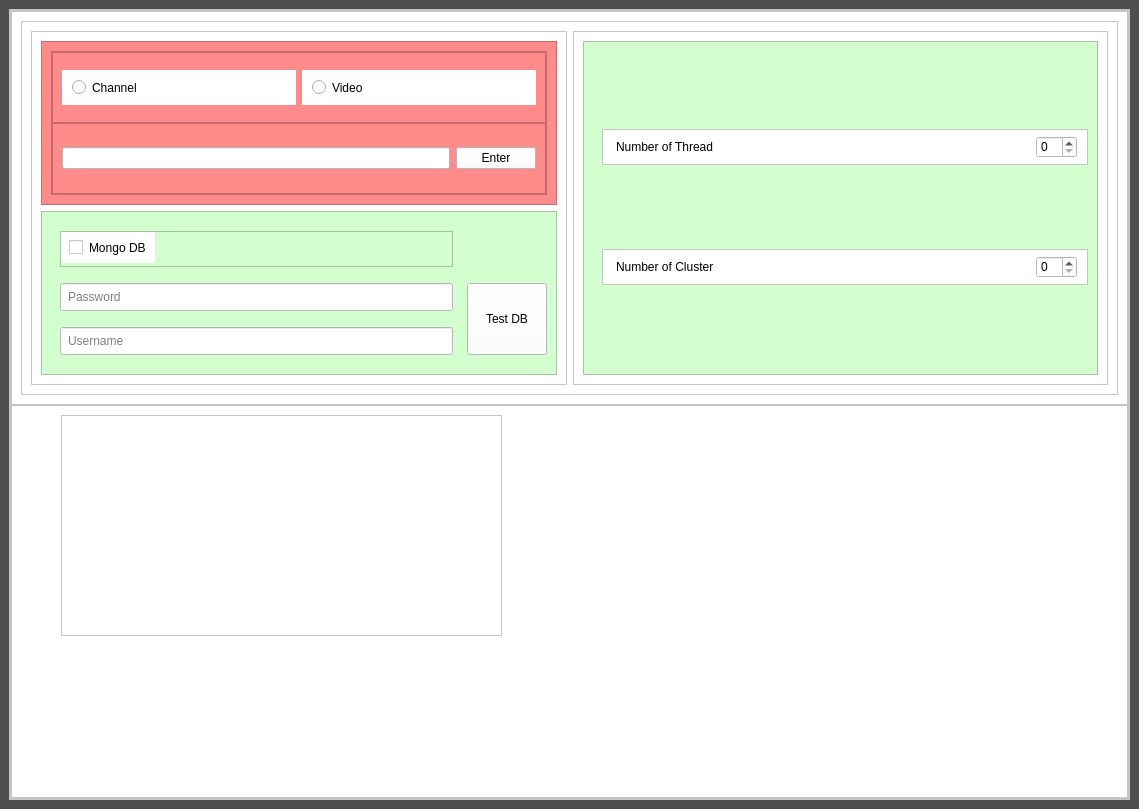
<?xml version="1.0" encoding="UTF-8"?>
<ui version="4.0">
 <class>MainWindow</class>
 <widget class="QMainWindow" name="MainWindow">
  <property name="geometry">
   <rect>
    <x>0</x>
    <y>0</y>
    <width>1139</width>
    <height>809</height>
   </rect>
  </property>
  <property name="windowTitle">
   <string>MainWindow</string>
  </property>
  <property name="styleSheet">
   <string notr="true">background:  rgb(79, 79, 79);</string>
  </property>
  <widget class="QWidget" name="centralwidget">
   <layout class="QVBoxLayout" name="verticalLayout">
    <property name="spacing">
     <number>0</number>
    </property>
    <property name="leftMargin">
     <number>9</number>
    </property>
    <item>
     <widget class="QFrame" name="frame">
      <property name="styleSheet">
       <string notr="true">background: white;</string>
      </property>
      <property name="frameShape">
       <enum>QFrame::StyledPanel</enum>
      </property>
      <property name="frameShadow">
       <enum>QFrame::Raised</enum>
      </property>
      <layout class="QHBoxLayout" name="horizontalLayout">
       <property name="spacing">
        <number>0</number>
       </property>
       <property name="leftMargin">
        <number>0</number>
       </property>
       <property name="topMargin">
        <number>0</number>
       </property>
       <property name="rightMargin">
        <number>0</number>
       </property>
       <property name="bottomMargin">
        <number>0</number>
       </property>
       <item>
        <widget class="QFrame" name="frame_2">
         <property name="frameShape">
          <enum>QFrame::StyledPanel</enum>
         </property>
         <property name="frameShadow">
          <enum>QFrame::Raised</enum>
         </property>
         <property name="lineWidth">
          <number>0</number>
         </property>
         <layout class="QVBoxLayout" name="verticalLayout_2" stretch="0,0">
          <property name="spacing">
           <number>0</number>
          </property>
          <property name="leftMargin">
           <number>0</number>
          </property>
          <property name="topMargin">
           <number>0</number>
          </property>
          <property name="rightMargin">
           <number>0</number>
          </property>
          <property name="bottomMargin">
           <number>0</number>
          </property>
          <item>
           <widget class="QFrame" name="frame_3">
            <property name="frameShape">
             <enum>QFrame::StyledPanel</enum>
            </property>
            <property name="frameShadow">
             <enum>QFrame::Raised</enum>
            </property>
            <layout class="QHBoxLayout" name="horizontalLayout_2" stretch="1">
             <item>
              <widget class="QFrame" name="frame_6">
               <property name="frameShape">
                <enum>QFrame::StyledPanel</enum>
               </property>
               <property name="frameShadow">
                <enum>QFrame::Raised</enum>
               </property>
               <layout class="QHBoxLayout" name="horizontalLayout_5" stretch="1,1">
                <item>
                 <widget class="QFrame" name="frame_5">
                  <property name="maximumSize">
                   <size>
                    <width>600</width>
                    <height>400</height>
                   </size>
                  </property>
                  <property name="frameShape">
                   <enum>QFrame::StyledPanel</enum>
                  </property>
                  <property name="frameShadow">
                   <enum>QFrame::Raised</enum>
                  </property>
                  <layout class="QVBoxLayout" name="verticalLayout_3" stretch="0,0">
                   <item>
                    <widget class="QFrame" name="frame_12">
                     <property name="styleSheet">
                      <string notr="true">background-color: rgb(255, 139, 139);</string>
                     </property>
                     <property name="frameShape">
                      <enum>QFrame::StyledPanel</enum>
                     </property>
                     <property name="frameShadow">
                      <enum>QFrame::Raised</enum>
                     </property>
                     <layout class="QHBoxLayout" name="horizontalLayout_9">
                      <item>
                       <widget class="QFrame" name="frame_9">
                        <property name="frameShape">
                         <enum>QFrame::StyledPanel</enum>
                        </property>
                        <property name="frameShadow">
                         <enum>QFrame::Raised</enum>
                        </property>
                        <layout class="QVBoxLayout" name="verticalLayout_4">
                         <property name="spacing">
                          <number>0</number>
                         </property>
                         <property name="leftMargin">
                          <number>0</number>
                         </property>
                         <property name="topMargin">
                          <number>0</number>
                         </property>
                         <property name="rightMargin">
                          <number>0</number>
                         </property>
                         <property name="bottomMargin">
                          <number>0</number>
                         </property>
                         <item>
                          <widget class="QFrame" name="frame_10">
                           <property name="frameShape">
                            <enum>QFrame::StyledPanel</enum>
                           </property>
                           <property name="frameShadow">
                            <enum>QFrame::Raised</enum>
                           </property>
                           <layout class="QHBoxLayout" name="horizontalLayout_6">
                            <item>
                             <widget class="QRadioButton" name="radioButton">
                              <property name="styleSheet">
                               <string notr="true">background-color: rgb(255, 255, 255);
padding:10px;</string>
                              </property>
                              <property name="text">
                               <string>Channel</string>
                              </property>
                             </widget>
                            </item>
                            <item>
                             <widget class="QRadioButton" name="radioButton_2">
                              <property name="styleSheet">
                               <string notr="true">background-color: rgb(255, 255, 255);
padding:10px;</string>
                              </property>
                              <property name="text">
                               <string>Video</string>
                              </property>
                             </widget>
                            </item>
                           </layout>
                          </widget>
                         </item>
                         <item>
                          <widget class="QFrame" name="frame_7">
                           <property name="frameShape">
                            <enum>QFrame::StyledPanel</enum>
                           </property>
                           <property name="frameShadow">
                            <enum>QFrame::Raised</enum>
                           </property>
                           <layout class="QHBoxLayout" name="horizontalLayout_3" stretch="25,5">
                            <item>
                             <widget class="QLineEdit" name="lineEdit">
                              <property name="styleSheet">
                               <string notr="true">background-color: rgb(255, 255, 255);
</string>
                              </property>
                             </widget>
                            </item>
                            <item>
                             <widget class="QPushButton" name="pushButton">
                              <property name="styleSheet">
                               <string notr="true">background-color: rgb(255, 255, 255);</string>
                              </property>
                              <property name="text">
                               <string>Enter</string>
                              </property>
                             </widget>
                            </item>
                           </layout>
                          </widget>
                         </item>
                        </layout>
                       </widget>
                      </item>
                     </layout>
                    </widget>
                   </item>
                   <item>
                    <widget class="QFrame" name="frame_14">
                     <property name="styleSheet">
                      <string notr="true">background-color: rgb(210, 255, 205);</string>
                     </property>
                     <property name="frameShape">
                      <enum>QFrame::StyledPanel</enum>
                     </property>
                     <property name="frameShadow">
                      <enum>QFrame::Raised</enum>
                     </property>
                     <layout class="QHBoxLayout" name="horizontalLayout_8">
                      <item>
                       <layout class="QGridLayout" name="gridLayout" rowminimumheight="0,0,0,0,0" columnminimumwidth="0,0">
                        <property name="leftMargin">
                         <number>9</number>
                        </property>
                        <property name="topMargin">
                         <number>0</number>
                        </property>
                        <property name="horizontalSpacing">
                         <number>14</number>
                        </property>
                        <property name="verticalSpacing">
                         <number>6</number>
                        </property>
                        <item row="4" column="0">
                         <widget class="QLineEdit" name="lineEdit_2">
                          <property name="minimumSize">
                           <size>
                            <width>0</width>
                            <height>28</height>
                           </size>
                          </property>
                          <property name="styleSheet">
                           <string notr="true">background-color: rgb(255, 255, 255);padding-left:5px;</string>
                          </property>
                          <property name="echoMode">
                           <enum>QLineEdit::Password</enum>
                          </property>
                          <property name="placeholderText">
                           <string>Username</string>
                          </property>
                         </widget>
                        </item>
                        <item row="3" column="0">
                         <widget class="QLineEdit" name="lineEdit_3">
                          <property name="minimumSize">
                           <size>
                            <width>0</width>
                            <height>28</height>
                           </size>
                          </property>
                          <property name="styleSheet">
                           <string notr="true">padding-left:5px;
background-color: rgb(255, 255, 255);</string>
                          </property>
                          <property name="placeholderText">
                           <string>Password</string>
                          </property>
                         </widget>
                        </item>
                        <item row="3" column="1" rowspan="2">
                         <widget class="QPushButton" name="pushButton_2">
                          <property name="sizePolicy">
                           <sizepolicy hsizetype="Minimum" vsizetype="Expanding">
                            <horstretch>0</horstretch>
                            <verstretch>0</verstretch>
                           </sizepolicy>
                          </property>
                          <property name="styleSheet">
                           <string notr="true">background-color: rgb(255, 255, 255);</string>
                          </property>
                          <property name="text">
                           <string>Test DB</string>
                          </property>
                         </widget>
                        </item>
                        <item row="1" column="0">
                         <widget class="QFrame" name="frame_8">
                          <property name="sizePolicy">
                           <sizepolicy hsizetype="Preferred" vsizetype="Fixed">
                            <horstretch>0</horstretch>
                            <verstretch>0</verstretch>
                           </sizepolicy>
                          </property>
                          <property name="layoutDirection">
                           <enum>Qt::LeftToRight</enum>
                          </property>
                          <property name="frameShape">
                           <enum>QFrame::StyledPanel</enum>
                          </property>
                          <property name="frameShadow">
                           <enum>QFrame::Raised</enum>
                          </property>
                          <property name="midLineWidth">
                           <number>0</number>
                          </property>
                          <layout class="QHBoxLayout" name="horizontalLayout_4" stretch="0,0">
                           <property name="spacing">
                            <number>0</number>
                           </property>
                           <property name="leftMargin">
                            <number>0</number>
                           </property>
                           <property name="topMargin">
                            <number>0</number>
                           </property>
                           <property name="rightMargin">
                            <number>0</number>
                           </property>
                           <property name="bottomMargin">
                            <number>3</number>
                           </property>
                           <item>
                            <widget class="QCheckBox" name="checkBox">
                             <property name="sizePolicy">
                              <sizepolicy hsizetype="Fixed" vsizetype="Fixed">
                               <horstretch>0</horstretch>
                               <verstretch>0</verstretch>
                              </sizepolicy>
                             </property>
                             <property name="styleSheet">
                              <string notr="true">background-color: rgb(255, 255, 255);
padding:8px;
</string>
                             </property>
                             <property name="text">
                              <string>Mongo DB</string>
                             </property>
                            </widget>
                           </item>
                           <item>
                            <spacer name="horizontalSpacer">
                             <property name="orientation">
                              <enum>Qt::Horizontal</enum>
                             </property>
                             <property name="sizeHint" stdset="0">
                              <size>
                               <width>40</width>
                               <height>20</height>
                              </size>
                             </property>
                            </spacer>
                           </item>
                          </layout>
                         </widget>
                        </item>
                       </layout>
                      </item>
                     </layout>
                    </widget>
                   </item>
                  </layout>
                 </widget>
                </item>
                <item>
                 <widget class="QFrame" name="frame_11">
                  <property name="maximumSize">
                   <size>
                    <width>600</width>
                    <height>400</height>
                   </size>
                  </property>
                  <property name="frameShape">
                   <enum>QFrame::StyledPanel</enum>
                  </property>
                  <property name="frameShadow">
                   <enum>QFrame::Raised</enum>
                  </property>
                  <layout class="QVBoxLayout" name="verticalLayout_5">
                   <item>
                    <widget class="QFrame" name="frame_15">
                     <property name="styleSheet">
                      <string notr="true">background-color: rgb(210, 255, 205);</string>
                     </property>
                     <property name="frameShape">
                      <enum>QFrame::StyledPanel</enum>
                     </property>
                     <property name="frameShadow">
                      <enum>QFrame::Raised</enum>
                     </property>
                     <layout class="QHBoxLayout" name="horizontalLayout_10">
                      <item>
                       <layout class="QGridLayout" name="gridLayout_2">
                        <property name="leftMargin">
                         <number>9</number>
                        </property>
                        <property name="topMargin">
                         <number>0</number>
                        </property>
                        <property name="horizontalSpacing">
                         <number>14</number>
                        </property>
                        <property name="verticalSpacing">
                         <number>6</number>
                        </property>
                        <item row="0" column="0">
                         <widget class="QFrame" name="frame_16">
                          <property name="sizePolicy">
                           <sizepolicy hsizetype="Preferred" vsizetype="Fixed">
                            <horstretch>0</horstretch>
                            <verstretch>0</verstretch>
                           </sizepolicy>
                          </property>
                          <property name="styleSheet">
                           <string notr="true">background-color: rgb(255, 255, 255);</string>
                          </property>
                          <property name="frameShape">
                           <enum>QFrame::StyledPanel</enum>
                          </property>
                          <property name="frameShadow">
                           <enum>QFrame::Raised</enum>
                          </property>
                          <layout class="QHBoxLayout" name="horizontalLayout_11">
                           <property name="spacing">
                            <number>0</number>
                           </property>
                           <property name="leftMargin">
                            <number>0</number>
                           </property>
                           <property name="topMargin">
                            <number>0</number>
                           </property>
                           <property name="rightMargin">
                            <number>0</number>
                           </property>
                           <property name="bottomMargin">
                            <number>0</number>
                           </property>
                           <item>
                            <widget class="QLabel" name="label">
                             <property name="sizePolicy">
                              <sizepolicy hsizetype="Expanding" vsizetype="Fixed">
                               <horstretch>0</horstretch>
                               <verstretch>0</verstretch>
                              </sizepolicy>
                             </property>
                             <property name="styleSheet">
                              <string notr="true">padding:10px;
background-color: rgb(255, 255, 255);</string>
                             </property>
                             <property name="text">
                              <string>Number of Thread</string>
                             </property>
                            </widget>
                           </item>
                           <item>
                            <widget class="QSpinBox" name="spinBox">
                             <property name="styleSheet">
                              <string notr="true">margin-right:10px;background-color: rgb(255, 255, 255);
</string>
                             </property>
                            </widget>
                           </item>
                          </layout>
                         </widget>
                        </item>
                        <item row="1" column="0">
                         <widget class="QFrame" name="frame_17">
                          <property name="sizePolicy">
                           <sizepolicy hsizetype="Preferred" vsizetype="Fixed">
                            <horstretch>0</horstretch>
                            <verstretch>0</verstretch>
                           </sizepolicy>
                          </property>
                          <property name="styleSheet">
                           <string notr="true">background-color: rgb(255, 255, 255);</string>
                          </property>
                          <property name="frameShape">
                           <enum>QFrame::StyledPanel</enum>
                          </property>
                          <property name="frameShadow">
                           <enum>QFrame::Raised</enum>
                          </property>
                          <layout class="QHBoxLayout" name="horizontalLayout_12">
                           <property name="spacing">
                            <number>0</number>
                           </property>
                           <property name="leftMargin">
                            <number>0</number>
                           </property>
                           <property name="topMargin">
                            <number>0</number>
                           </property>
                           <property name="rightMargin">
                            <number>0</number>
                           </property>
                           <property name="bottomMargin">
                            <number>0</number>
                           </property>
                           <item>
                            <widget class="QLabel" name="label_2">
                             <property name="sizePolicy">
                              <sizepolicy hsizetype="Expanding" vsizetype="Fixed">
                               <horstretch>0</horstretch>
                               <verstretch>0</verstretch>
                              </sizepolicy>
                             </property>
                             <property name="styleSheet">
                              <string notr="true">padding:10px;
background-color: rgb(255, 255, 255);</string>
                             </property>
                             <property name="text">
                              <string>Number of Cluster</string>
                             </property>
                            </widget>
                           </item>
                           <item>
                            <widget class="QSpinBox" name="spinBox_2">
                             <property name="styleSheet">
                              <string notr="true">background-color: rgb(255, 255, 255);
margin-right:10px;
</string>
                             </property>
                            </widget>
                           </item>
                          </layout>
                         </widget>
                        </item>
                       </layout>
                      </item>
                     </layout>
                    </widget>
                   </item>
                  </layout>
                 </widget>
                </item>
               </layout>
              </widget>
             </item>
            </layout>
           </widget>
          </item>
          <item>
           <widget class="QFrame" name="frame_4">
            <property name="frameShape">
             <enum>QFrame::StyledPanel</enum>
            </property>
            <property name="frameShadow">
             <enum>QFrame::Raised</enum>
            </property>
            <widget class="QFrame" name="frame_13">
             <property name="geometry">
              <rect>
               <x>50</x>
               <y>10</y>
               <width>441</width>
               <height>221</height>
              </rect>
             </property>
             <property name="frameShape">
              <enum>QFrame::StyledPanel</enum>
             </property>
             <property name="frameShadow">
              <enum>QFrame::Raised</enum>
             </property>
             <layout class="QHBoxLayout" name="horizontalLayout_7"/>
            </widget>
           </widget>
          </item>
         </layout>
        </widget>
       </item>
      </layout>
     </widget>
    </item>
   </layout>
  </widget>
 </widget>
 <resources/>
 <connections/>
</ui>
